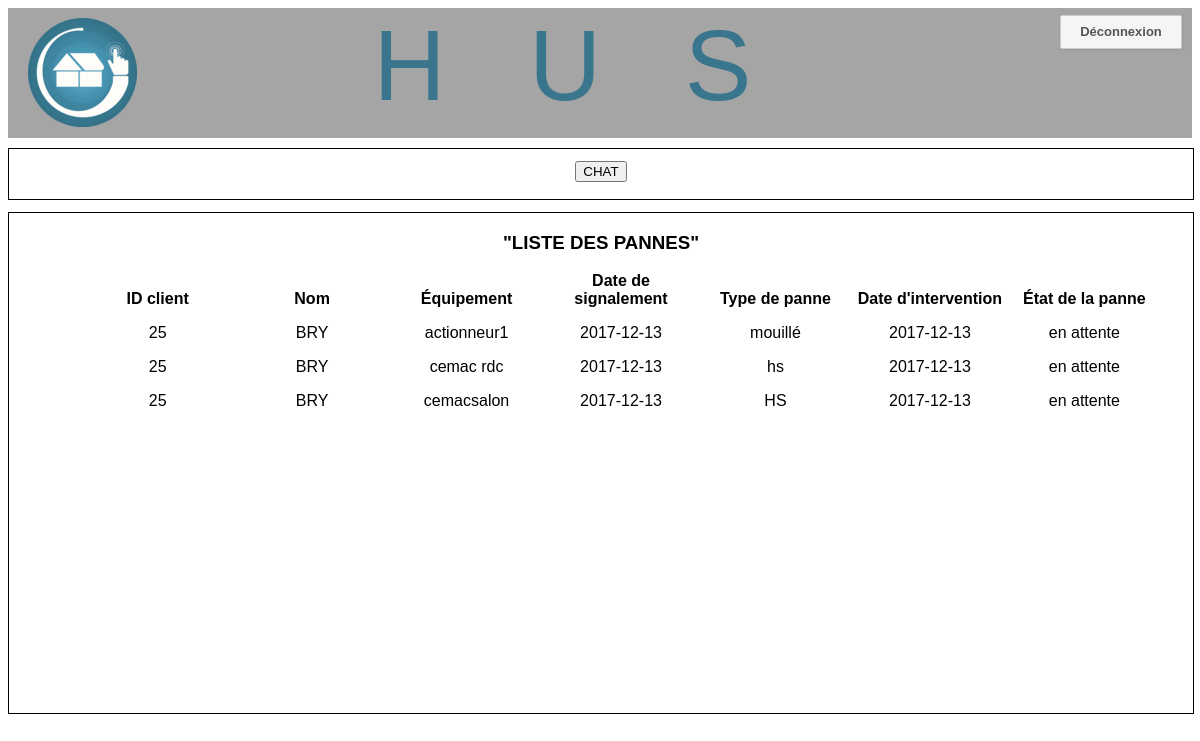
Before: /service_client/index.php with the older database file.
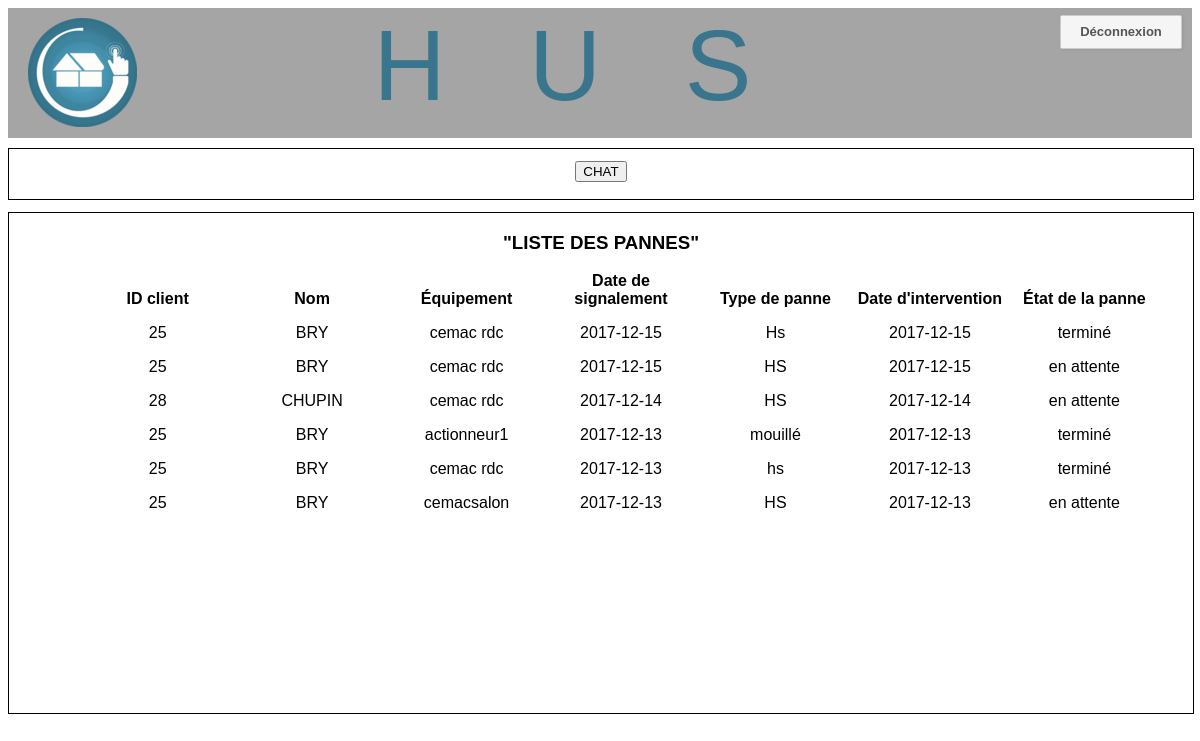
After: the same page with the newer database file.
### tables this page shows
CREATE TABLE IF NOT EXISTS `pannes` (
  `id` int(255) NOT NULL AUTO_INCREMENT,
  `client_id` int(11) NOT NULL,
  `capteur` varchar(255) NOT NULL,
  `type_panne` text NOT NULL,
  `date` date NOT NULL,
  `etat` varchar(255) NOT NULL,
  `date_intervention` date DEFAULT NULL,
  `nbre_interventions_necessaires` int(255) DEFAULT NULL,
  `dates_passees` int(11) DEFAULT NULL,
  `ID_Equipement` int(11) NOT NULL,
  PRIMARY KEY (`id`)
);

CREATE TABLE IF NOT EXISTS `utilisateurs` (
  `ID` int(11) NOT NULL AUTO_INCREMENT,
  `Nom` varchar(20) NOT NULL,
  `Prenom` varchar(20) NOT NULL,
  `Adresse_mail` varchar(50) NOT NULL,
  `Mot_de_passe` varchar(30) NOT NULL,
  `Numero_fixe` int(11) NOT NULL,
  `Numero_Telephone` int(11) NOT NULL,
  `Etat_connexion` tinyint(1) NOT NULL,
  `Date_inscription` date NOT NULL,
  `ID_compte_parent` int(11) DEFAULT NULL,
  PRIMARY KEY (`ID`)
);

### service_client/panne_service_client.php (called while the page is built)
<?php
require('modele.php');
$reponse = listePannes();
require('vue_panne.php');
?>

### service_client/index.php (called while the page is built)
<?php include('panne_service_client.php');?>

### service_client/modele.php (called while the page is built, shortened)
<?php
function listePannes() {
  $bdd = new PDO('mysql:host=localhost;dbname=husv4;charset=utf8;','root','');
  $reponse = $bdd->query('SELECT pannes.client_id,pannes.id,pannes.date,pannes.capteur,pannes.type_panne,pannes.date_intervention,pannes.etat, utilisateurs.Nom FROM pannes, utilisateurs WHERE pannes.client_id = utilisateurs.ID ORDER BY ID DESC');
  return $reponse;
}
?>

### service_client/vue_panne.php (the view, shortened to what this page needs)
<!DOCTYPE html>
<html>
  <head>
    <link rel="stylesheet" href="style_panne_client.css">
    <link rel="stylesheet" href="../Mise_en_page/header.css"/>
  </head>
  <body>
    <header>
      <div id="entete">
            <div class="logo">
                <a href="lien"><img src="../Mise_en_page/Logo.png"></a>
            </div>
            <div class="nom">
                <a href="lien">H   U   S</a>
            </div>
            <div class="BoutonDeconnexion">
                <a href="../deconnexion/Controleur/ProcessDeconnexion.php" class="TextDeconnexion">Déconnexion</a>
            </div>
    	</div>
    </header>
    <div class="ariane">
      <button type="button" name="CHAT"  onclick="window.open('chat.php?id=0',
                         'newwindow',
                         'width=550,height=550');
              return false;">CHAT</button>
    </div>
<div class="liste_pannes">
  <h3 style="text-align:center;">"LISTE DES PANNES"</h3>
  <ul id="navlist">
	  <li><strong>ID client</strong></li>
	  <li><strong>Nom</strong></li>
	  <li><strong>Équipement</strong></li>
    <li><strong>Date de signalement</strong></li>
    <li><strong>Type de panne</strong></li>
    <li><strong>Date d'intervention</strong></li>
    <li><strong>État de la panne</strong></li>
  </ul>
  <?php
while ($donnees = $reponse->fetch()) {
  ?>
	<a href="form_details_service_client.php?id=<?php echo $donnees['id']?>#details_panne">
<ul id="navlist">
  <li><?php echo $donnees['client_id'];?></li>
  <li><?php echo $donnees['Nom'];?></li>
  <li><?php echo $donnees['capteur'];?></li>
  <li><?php echo $donnees['date'];?></li>
  <li><?php echo $donnees['type_panne'];?></li>
  <li><?php echo $donnees['date_intervention'];?></li>
  <li><?php echo $donnees['etat'];?></li>
</ul> </a>
  <?php } ?>
</div>
  </body>

### service_client/style_panne_client.css (style rules this page uses)
html { position: relative; min-height: 100%; font-family: Arial; }
.ariane { text-align: center; margin-top:10px; width:100%; height:50px; border: 1px solid black; }
.ariane button { margin-top:1%; }
.liste_pannes { margin: 0 auto; margin-top:1%; width:100%; height:500px; border: 1px solid black; }
#navlist { text-align:center; }
#navlist li { margin: 0 auto; width: 150px; display: inline-block; list-style-type: none; }
#navlist strong { color: #000; }
a { text-decoration: none; color: #000; }

### Mise_en_page/header.css (style rules this page uses)
#entete { display: flex; justify-content: space-between; margin: 0px; padding: 0px; font-family: Verdana, Arial; font-size: 15px; background: #EFEFEF; background-color: #A5A5A5; height: 130px; }
.nom { width: 450px; }
.nom a { font-size: 100px; text-align: center; white-space: pre; text-decoration: none; color: #39758C; }
.logo { margin: 10px 0 0 20px; }
.BoutonDeconnexion { width:120px; height: 20px; padding:6px 0 6px 0; margin: 7px 10px 0 0; background:#f5f5f5; border-radius:2px; border:1px solid #ccc; box-shadow:1px 1px 3px #999; cursor:pointer; text-align: center; }
.TextDeconnexion { font:bold 13px Arial; color:#555; text-transform:capitalize; text-decoration : none; }
a { text-decoration: none; color: #000; }

Changed rows visible on the page:
added pannes: client "25", utilisateurs.Nom "BRY", capteur "cemac rdc", date "2017-12-15", type_panne "Hs", date_intervention "2017-12-15", etat "terminé"
added pannes: client "25", utilisateurs.Nom "BRY", capteur "cemac rdc", date "2017-12-15", type_panne "HS", date_intervention "2017-12-15", etat "en attente"
added pannes: client "28", utilisateurs.Nom "CHUPIN", capteur "cemac rdc", date "2017-12-14", type_panne "HS", date_intervention "2017-12-14", etat "en attente"
changed pannes "actionneur1": etat "en attente" → "terminé"
changed pannes "hs": etat "en attente" → "terminé"
